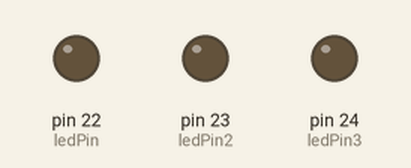
Recording of a sketch running on a simulated Arduino Mega 2560, built with avr-gcc and run on an emulated ATmega2560. On the bench: output pins drawn as LEDs (lit = HIGH).

Above: at 0.5 s.
At 2.5 s:
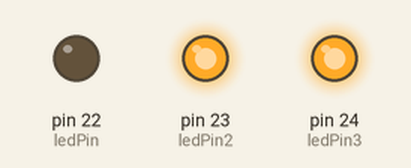
At 3.5 s:
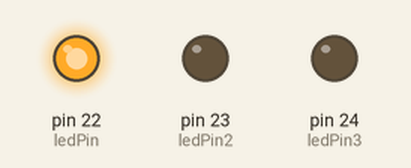
At 4.5 s:
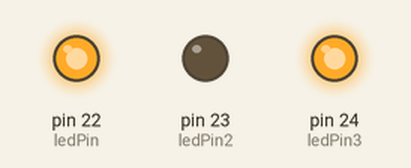
At 6.5 s:
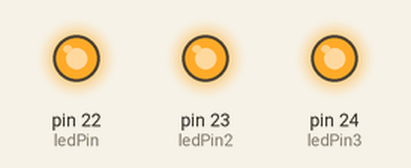
At 8.5 s:
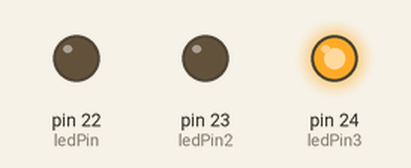
Timing chart, 0 to 9.1 s (numbered marks = the images above):
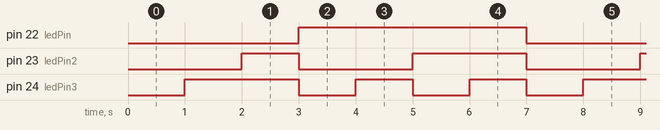

The sketch:

nanoblergb.ino
```cpp
const int ledPin = 22;
const int ledPin2 = 23;
const int ledPin3 = 24;

void setup() {

pinMode(22, OUTPUT);
pinMode(23, OUTPUT);
pinMode(24, OUTPUT);
}

void loop() {
     digitalWrite(ledPin, LOW);
     digitalWrite(ledPin2, LOW);
     digitalWrite(ledPin3, LOW);
  delay(1000);
     digitalWrite(ledPin, LOW);
     digitalWrite(ledPin2, LOW);
     digitalWrite(ledPin3, HIGH);
  delay(1000);
     digitalWrite(ledPin, LOW);
     digitalWrite(ledPin2, HIGH);
     digitalWrite(ledPin3, HIGH);
  delay(1000);
       digitalWrite(ledPin, HIGH);
       digitalWrite(ledPin2, LOW);
       digitalWrite(ledPin3, LOW);
  delay(1000);
       digitalWrite(ledPin, HIGH);
       digitalWrite(ledPin2, LOW);
       digitalWrite(ledPin3, HIGH);
  delay(1000);
       digitalWrite(ledPin, HIGH);
       digitalWrite(ledPin2, HIGH);
       digitalWrite(ledPin3, LOW);
  delay(1000);

         digitalWrite(ledPin, HIGH);
       digitalWrite(ledPin2, HIGH);
       digitalWrite(ledPin3, HIGH);
  delay(1000);
}
```

Measured:
- by itself, pin 22 (ledPin): alternates HIGH for 4.0 s and LOW for 3.0 s
- by itself, pin 23 (ledPin2): repeats every 7.0 s: LOW 2.0 s, HIGH 2.0 s, LOW 2.0 s, HIGH 1.0 s
- by itself, pin 24 (ledPin3): repeats every 7.0 s: 2 × (LOW 1.0 s, HIGH 1.0 s), LOW 1.0 s, HIGH 2.0 s
